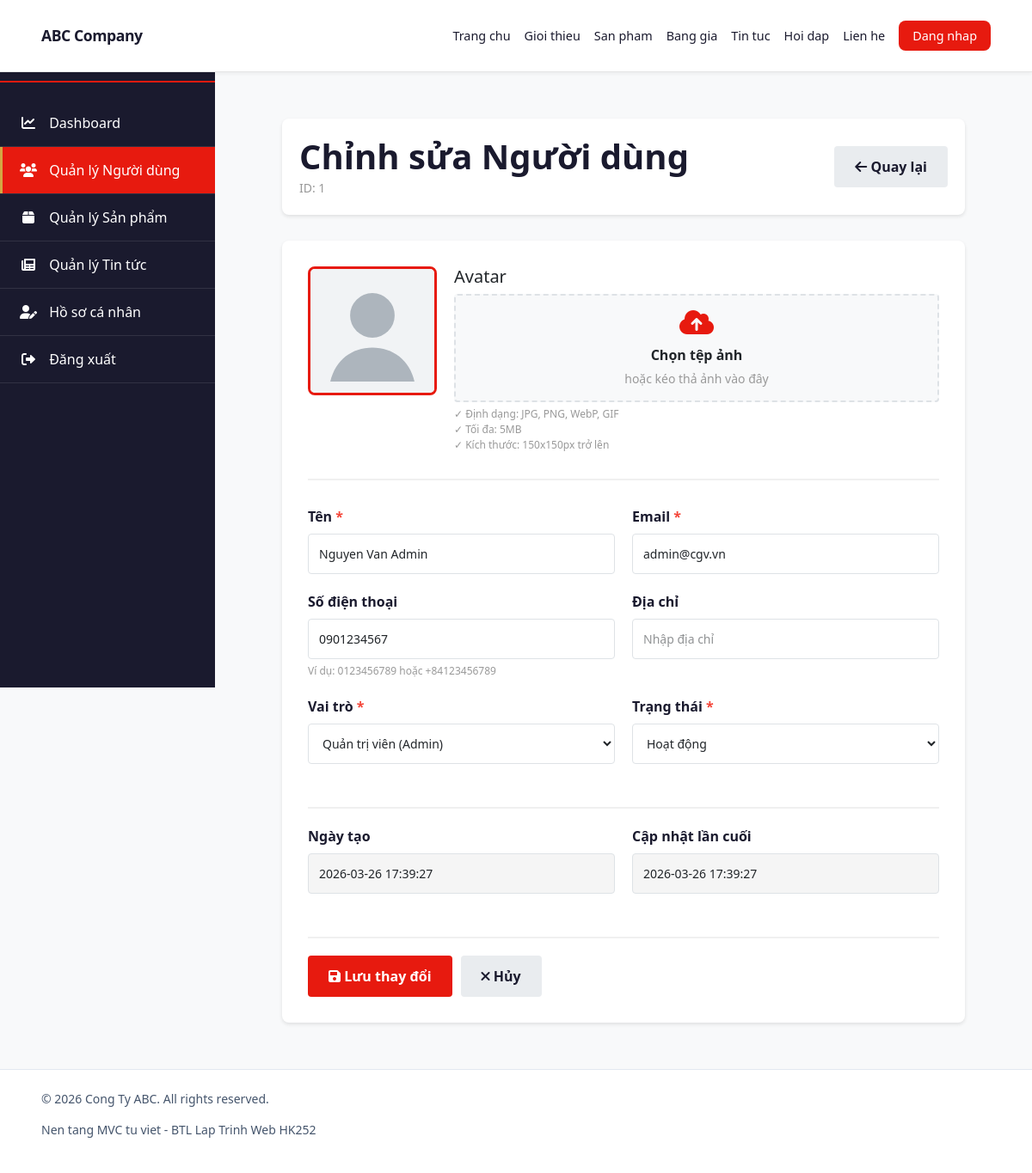
Screenshot of /admin/edit_user/1 (signed in) with the database file from the repository.
### tables this page shows
CREATE TABLE `users` (
    `id` INT AUTO_INCREMENT PRIMARY KEY,
    `email` VARCHAR(150) NOT NULL,
    `password` VARCHAR(255) NOT NULL,
    `full_name` VARCHAR(100) NOT NULL,
    `phone` VARCHAR(20) DEFAULT NULL,
    `avatar` VARCHAR(255) DEFAULT NULL,
    `role` ENUM('admin','member') NOT NULL DEFAULT 'member',
    `points` INT NOT NULL DEFAULT 0,
    `status` ENUM('active','inactive') NOT NULL DEFAULT 'active',
    `created_at` TIMESTAMP NOT NULL DEFAULT CURRENT_TIMESTAMP,
    `updated_at` TIMESTAMP NOT NULL DEFAULT CURRENT_TIMESTAMP ON UPDATE CURRENT_TIMESTAMP,
    UNIQUE KEY `uk_email` (`email`)
);

### app/Controllers/AdminController.php (called while the page is built, shortened)
<?php
require_once ROOT . '/core/Controller.php';
class AdminController extends Controller {
    public function edit_user($userId) {
        $userModel = $this->model('User');
        $user = $userModel->findById((int)$userId);
        $this->view('layouts/main', [
            'title' => 'Chỉnh sửa Người dùng',
            'content' => 'admin/users/edit',
            'user' => $user,
        ]);
    }
}

### core/Router.php (called while the page is built, shortened)
<?php
class Router {
    private string $method     = 'index';
    public function dispatch(): void {
        $url = $this->parseUrl();
        if (!empty($url[0])) {
            $controllerName = ucfirst(strtolower($url[0])) . 'Controller';
            $file = APPROOT . '/Controllers/' . $controllerName . '.php';
            if (file_exists($file)) {
                unset($url[0]);
            }
        }
        $controller = new $this->controller();
        if (!empty($url[1])) {
            if (method_exists($controller, $url[1])) {
                $this->method = $url[1];
                unset($url[1]);
            }
        }
        $this->params = array_values($url ?? []);
        call_user_func_array([$controller, $this->method], $this->params);
    }
    private function parseUrl(): array {
        if (isset($_GET['url'])) {
            $raw = filter_var(rtrim($_GET['url'], '/'), FILTER_SANITIZE_URL);
            $parts = explode('/', $raw);
            return array_values(array_filter($parts, static fn($part) => $part !== ''));
        }
        $uri = $_SERVER['REQUEST_URI'] ?? '/';
        $path = parse_url($uri, PHP_URL_PATH) ?: '/';
        $path = trim($path, '/');
        $raw = filter_var($path, FILTER_SANITIZE_URL);
        $parts = explode('/', $raw);
        return array_values(array_filter($parts, static fn($part) => $part !== ''));
        return [];
    }
}

### index.php (called while the page is built, shortened)
<?php
require_once ROOT . '/core/Router.php';
$router = new Router();
$router->dispatch();

### core/Database.php (called while the page is built, shortened)
<?php
class Database {
    private static ?Database $instance = null;
    private PDO $pdo;
    private function __construct() {
        $dsn = "mysql:host=" . DB_HOST . ";dbname=" . DB_NAME . ";charset=utf8mb4";
        $this->pdo = new PDO($dsn, DB_USER, DB_PASS, [
            PDO::ATTR_ERRMODE            => PDO::ERRMODE_EXCEPTION,
            PDO::ATTR_DEFAULT_FETCH_MODE => PDO::FETCH_ASSOC,
            PDO::ATTR_EMULATE_PREPARES   => false,
        ]);
    }
    public static function getInstance(): Database {
        if (self::$instance === null) {
            self::$instance = new Database();
        }
        return self::$instance;
    }
    public function getPdo(): PDO {
        return $this->pdo;
    }
}

### app/Models/Model.php (called while the page is built, shortened)
<?php
require_once ROOT . '/core/Database.php';
abstract class Model {
    public function __construct() {
        $this->db = Database::getInstance()->getPdo();
    }
}

### app/Models/User.php (called while the page is built, shortened)
<?php
require_once APPROOT . '/Models/Model.php';
class User extends Model {
    protected string $table = 'users';
	public function findById(int $id): array|false {
		$stmt = $this->db->prepare("SELECT * FROM {$this->table} WHERE id = ? LIMIT 1");
		$stmt->execute([$id]);
		return $stmt->fetch();
	}
}

### app/Views/admin/users/edit.php (the view, shortened to what this page needs)
<!DOCTYPE html>
<html lang="vi">
<head>
    <link href="https://cdnjs.cloudflare.com/ajax/libs/font-awesome/6.0.0/css/all.min.css" rel="stylesheet">
    <link href="https://cdnjs.cloudflare.com/ajax/libs/bootstrap/5.1.3/css/bootstrap.min.css" rel="stylesheet">
</head>
<body>
    <div class="admin-container">
        <aside class="sidebar">
            <div class="sidebar-logo">
                <h3><i class="fas fa-cogs"></i> Admin</h3>
            </div>
            <ul class="sidebar-menu">
                <li>
                    <a href="<?= BASE_URL ?>admin/admin_dashboard">
                        <i class="fas fa-chart-line"></i> Dashboard
                    </a>
                </li>
                <li>
                    <a href="<?= BASE_URL ?>admin/users" class="active">
                        <i class="fas fa-users"></i> Quản lý Người dùng
                    </a>
                </li>
                <li>
                    <a href="<?= BASE_URL ?>admin/products">
                        <i class="fas fa-box"></i> Quản lý Sản phẩm
                    </a>
                </li>
                <li>
                    <a href="<?= BASE_URL ?>admin/news">
                        <i class="fas fa-newspaper"></i> Quản lý Tin tức
                    </a>
                </li>
                <li>
                    <a href="<?= BASE_URL ?>profile/edit">
                        <i class="fas fa-user-edit"></i> Hồ sơ cá nhân
                    </a>
                </li>
                <li>
                    <a href="<?= BASE_URL ?>auth/logout" onclick="return confirm('Bạn chắc chắn muốn đăng xuất?');">
                        <i class="fas fa-sign-out-alt"></i> Đăng xuất
                    </a>
                </li>
            </ul>
        </aside>
        <main class="main-content">
            <div class="admin-header">
                <div>
                    <h1><?= htmlspecialchars($title ?? 'Chỉnh sửa Người dùng') ?></h1>
                    <small style="color: #999;">ID: <?= htmlspecialchars($user['id']) ?></small>
                </div>
                <a href="<?= BASE_URL ?>admin/users" class="btn btn-secondary">
                    <i class="fas fa-arrow-left"></i> Quay lại
                </a>
            </div>
            <div class="form-container">
                <div class="avatar-section">
                    <div class="avatar-preview">
                        <img id="avatarPreview"
                             src="<?php
                                if (!empty($user['avatar'])) {
                                    $avatarPath = (string)$user['avatar'];
                                    if (!str_starts_with($avatarPath, 'public/')) {
                                        $avatarPath = 'public/' . ltrim($avatarPath, '/');
                                    }
                                    echo BASE_URL . htmlspecialchars($avatarPath);
                                } else {
                                    echo BASE_URL . 'public/uploads/avatars/default-avatar.svg';
                                }
                             ?>"
                             alt="<?= htmlspecialchars($user['full_name'] ?? 'User') ?>">
                    </div>
                    <div class="avatar-upload">
                        <h5>Avatar</h5>
                        <div class="file-input-wrapper">
                            <label for="avatarInput" class="file-input-label">
                                <i class="fas fa-cloud-upload-alt"></i>
                                <strong>Chọn tệp ảnh</strong>
                                <small>hoặc kéo thả ảnh vào đây</small>
                            </label>
                        </div>
                        <div class="form-help">
                            ✓ Định dạng: JPG, PNG, WebP, GIF<br>
                            ✓ Tối đa: 5MB<br>
                            ✓ Kích thước: 150x150px trở lên
                        </div>
                    </div>
                </div>
                <form id="editForm" method="POST" enctype="multipart/form-data" novalidate>
                    <div class="form-row">
                        <div class="form-group">
                            <label for="name">Tên <span style="color: #f44336;">*</span></label>
                            <input type="text" id="name" name="name"
                                value="<?= htmlspecialchars($user['full_name'] ?? '') ?>"
                                   placeholder="Nhập tên người dùng" required>
                        </div>
                        <div class="form-group">
                            <label for="email">Email <span style="color: #f44336;">*</span></label>
                            <input type="email" id="email" name="email"
                                   value="<?= htmlspecialchars($user['email'] ?? '') ?>"
                                   placeholder="Nhập email" required>
                        </div>
                    </div>
                    <div class="form-row">
                        <div class="form-group">
                            <label for="phone">Số điện thoại</label>
                            <input type="tel" id="phone" name="phone"
                                   value="<?= htmlspecialchars($user['phone'] ?? '') ?>"
                                   placeholder="Nhập số điện thoại">
                            <div class="form-help">Ví dụ: 0123456789 hoặc +84123456789</div>
                        </div>
                        <div class="form-group">
                            <label for="address">Địa chỉ</label>
                            <input type="text" id="address" name="address"
                                value=""
                                   placeholder="Nhập địa chỉ">
                        </div>
                    </div>
                    <div class="form-row">
                        <div class="form-group">
                            <label for="role">Vai trò <span style="color: #f44336;">*</span></label>
                            <select id="role" name="role" required>
                                <option value="admin" <?= ($user['role'] === 'admin' ? 'selected' : '') ?>>Quản trị viên (Admin)</option>
                            </select>
                        </div>
                        <div class="form-group">
                            <label for="status">Trạng thái <span style="color: #f44336;">*</span></label>
                            <select id="status" name="status" required>
                                <option value="active" <?= ($user['status'] === 'active' ? 'selected' : '') ?>>Hoạt động</option>
                            </select>
                        </div>
                    </div>
                    <div class="form-row" style="margin-top: 30px; padding-top: 20px; border-top: 2px solid #f0f0f0;">
                        <div class="form-group">
                            <label>Ngày tạo</label>
                            <input type="text" value="<?= htmlspecialchars($user['created_at'] ?? 'N/A') ?>"
                                   disabled readonly style="background: #f5f5f5; cursor: not-allowed;">
                        </div>
                        <div class="form-group">
                            <label>Cập nhật lần cuối</label>
                            <input type="text" value="<?= htmlspecialchars($user['updated_at'] ?? 'N/A') ?>"
                                   disabled readonly style="background: #f5f5f5; cursor: not-allowed;">
                        </div>
                    </div>
                    <div class="button-group">
                        <button type="submit" class="btn btn-primary">
                            <i class="fas fa-save"></i> Lưu thay đổi
                        </button>
                        <a href="<?= BASE_URL ?>admin/users" class="btn btn-secondary">
                            <i class="fas fa-times"></i> Hủy
                        </a>
                    </div>
                </form>
            </div>
        </main>
    </div>
</body>
</html>

### public/css/style.css (style rules this page uses)
:root { --cgv-red: #E71A0F; --cgv-dark: #1A1A2E; --cgv-white: #FFFFFF; --spacing-xs: 4px; --spacing-sm: 8px; --spacing-md: 16px; --spacing-lg: 24px; --radius-md: 8px; }

### app/Views/admin/users/edit.php (style rules this page uses)
:root { --cgv-red: #E71A0F; --cgv-dark: #1A1A2E; --cgv-white: #FFFFFF; --cgv-gray: #2D2D3F; --cgv-gold: #D4A843; }
body { background-color: #f8f9fa; font-family: 'Segoe UI', Tahoma, Geneva, Verdana, sans-serif; }
.admin-container { display: flex; min-height: 100vh; }
.sidebar { width: 250px; background: var(--cgv-dark); color: var(--cgv-white); padding: 20px 0; position: fixed; height: 100vh; overflow-y: auto; left: 0; top: 0; }
.sidebar-logo { padding: 20px; text-align: center; border-bottom: 2px solid var(--cgv-red); margin-bottom: 20px; }
.sidebar-logo h3 { margin: 0; color: var(--cgv-red); font-weight: bold; }
.sidebar-menu { list-style: none; padding: 0; margin: 0; }
.sidebar-menu li { margin: 0; border-bottom: 1px solid rgba(255, 255, 255, 0.1); }
.sidebar-menu a { display: block; padding: 15px 20px; color: var(--cgv-white); text-decoration: none; transition: all 0.3s ease; border-left: 3px solid transparent; }
.sidebar-menu a:hover, .sidebar-menu a.active { background-color: var(--cgv-red); border-left-color: var(--cgv-gold); color: var(--cgv-white); }
.sidebar-menu i { margin-right: 10px; width: 20px; text-align: center; }
.main-content { margin-left: 250px; flex: 1; padding: 30px; }
.admin-header { background: var(--cgv-white); padding: 20px; border-radius: 8px; margin-bottom: 30px; box-shadow: 0 2px 4px rgba(0, 0, 0, 0.1); display: flex; justify-content: space-between; align-items: center; }
.admin-header h1 { margin: 0; color: var(--cgv-dark); font-weight: bold; }
.form-container { background: var(--cgv-white); border-radius: 8px; box-shadow: 0 2px 4px rgba(0, 0, 0, 0.1); padding: 30px; }
.form-group { margin-bottom: 20px; }
.form-group label { display: block; margin-bottom: 8px; font-weight: 600; color: var(--cgv-dark); }
.form-group input, .form-group select, .form-group textarea { width: 100%; padding: 12px; border: 1px solid #dee2e6; border-radius: 4px; font-size: 14px; font-family: inherit; transition: border-color 0.3s, box-shadow 0.3s; }
.avatar-section { display: flex; gap: 20px; align-items: flex-start; margin-bottom: 30px; padding-bottom: 30px; border-bottom: 2px solid #f0f0f0; }
.avatar-preview { flex-shrink: 0; }
.avatar-preview img { width: 150px; height: 150px; border-radius: 8px; object-fit: cover; border: 3px solid var(--cgv-red); }
.avatar-upload { flex: 1; }
.file-input-wrapper { position: relative; display: inline-block; cursor: pointer; width: 100%; }
.file-input-label { display: block; padding: 15px; background: #f8f9fa; border: 2px dashed #dee2e6; border-radius: 4px; text-align: center; cursor: pointer; transition: all 0.3s; }
.file-input-label i { display: block; font-size: 32px; color: var(--cgv-red); margin-bottom: 10px; }
.file-input-label strong { display: block; margin-bottom: 5px; }
.file-input-label small { color: #999; display: block; margin-top: 5px; }
.form-row { display: grid; grid-template-columns: 1fr 1fr; gap: 20px; }
.button-group { display: flex; gap: 10px; margin-top: 30px; padding-top: 20px; border-top: 2px solid #f0f0f0; }
.btn { padding: 12px 24px; border: none; border-radius: 4px; font-weight: 600; cursor: pointer; transition: all 0.3s; text-decoration: none; display: inline-block; text-align: center; }
.btn-primary { background: var(--cgv-red); color: white; }
.btn-secondary { background: #e9ecef; color: var(--cgv-dark); }
.form-help { font-size: 12px; color: #999; margin-top: 5px; }

### rows the page displays
users: id "1", name "Nguyen Van Admin", email "admin@cgv.vn", phone "0901234567", role "Quản trị viên (Admin)", status "Hoạt động", created_at "2026-03-26 17:39:27", updated_at "2026-03-26 17:39:27"

### other values shown
$title "Chỉnh sửa Người dùng"
